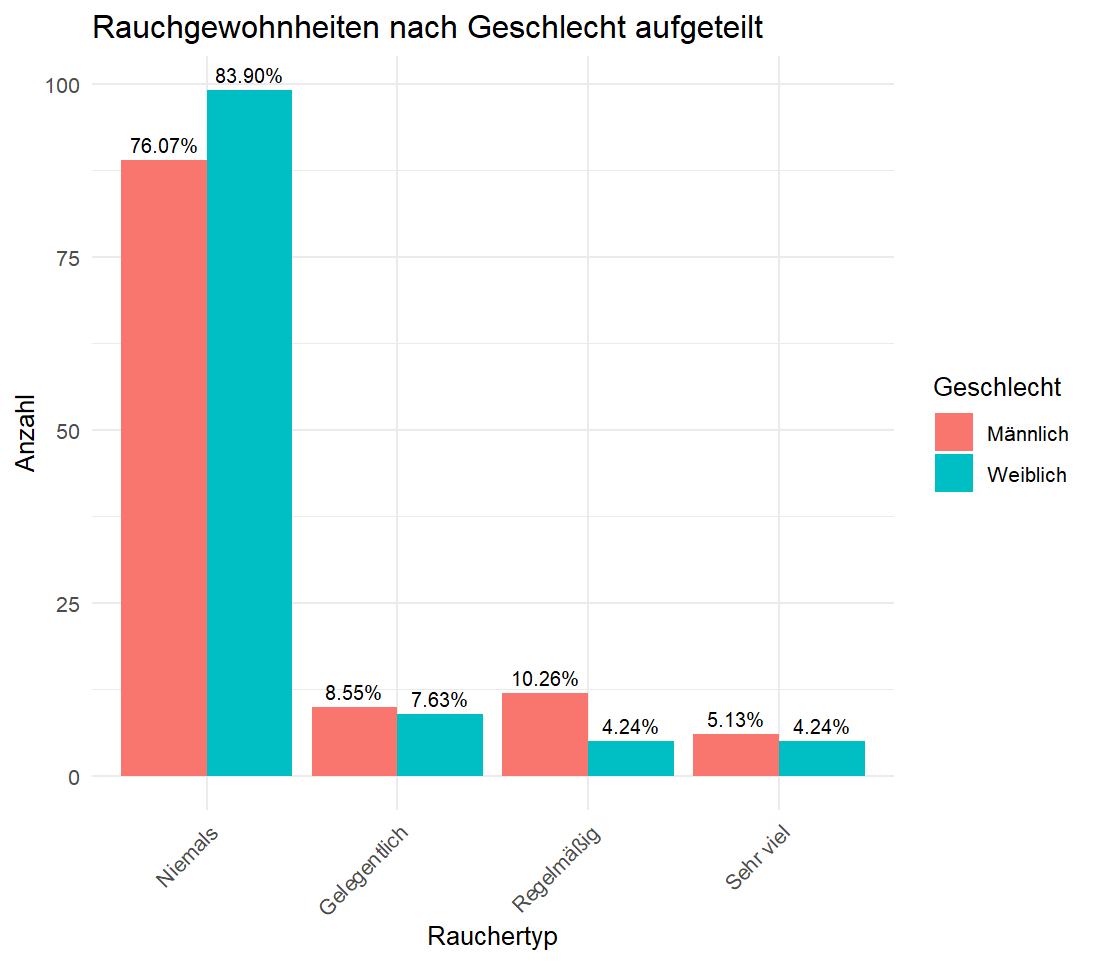

This figure's R source:
library("MASS")
library(ggplot2)
library(tidyr)
data <- data.frame(survey)

# Dataframe erstellen, die die Häufigkeit jedes Rauchverhaltens für Männer und Frauen zählt
smoke_counts <- as.data.frame.matrix(table(data$Sex, data$Smoke))

# Hinzufügen einer Spalte für das Geschlecht & Löschen der Zeilennamen
smoke_counts$sex <- rownames(smoke_counts)
rownames(smoke_counts) <- NULL

# Umstrukturierung der Daten für ggplot2 in long
smoke_counts_long <- pivot_longer(smoke_counts, cols = c("Never", "Occas", "Regul", "Heavy"), names_to = "smoke_type", values_to = "count")

# Nach leveln sortieren
smoke_counts_long$smoke_type <- factor(smoke_counts_long$smoke_type, levels = c("Never", "Occas", "Regul", "Heavy"))
levels(smoke_counts_long$smoke_type) <- c("Niemals", "Gelegentlich", "Regelmäßig", "Sehr viel")
smoke_counts_long$sex <- ifelse(smoke_counts_long$sex == "Male", "Männlich", "Weiblich")

# Prozente für Rauchverhalten pro Geschlecht 
percentages <- smoke_counts_long %>% group_by(sex) %>%
  mutate(percentage = count / sum(count) * 100)

# Erstellen des Balkendiagramms
ggplot(percentages, aes(x = smoke_type, y = count, fill = sex)) +
  geom_bar(stat = "identity", position = "dodge") +
  geom_text(aes(label = sprintf("%.2f%%", percentage), y = count), 
            position = position_dodge(width = 0.9), vjust = -0.5, size = 3) +
  theme_minimal() +
  ggtitle("Rauchgewohnheiten nach Geschlecht aufgeteilt") +
  labs(x = "Rauchertyp", y = "Anzahl", fill = "Geschlecht") +
  theme(axis.text.x = element_text(angle = 45, hjust = 1))
